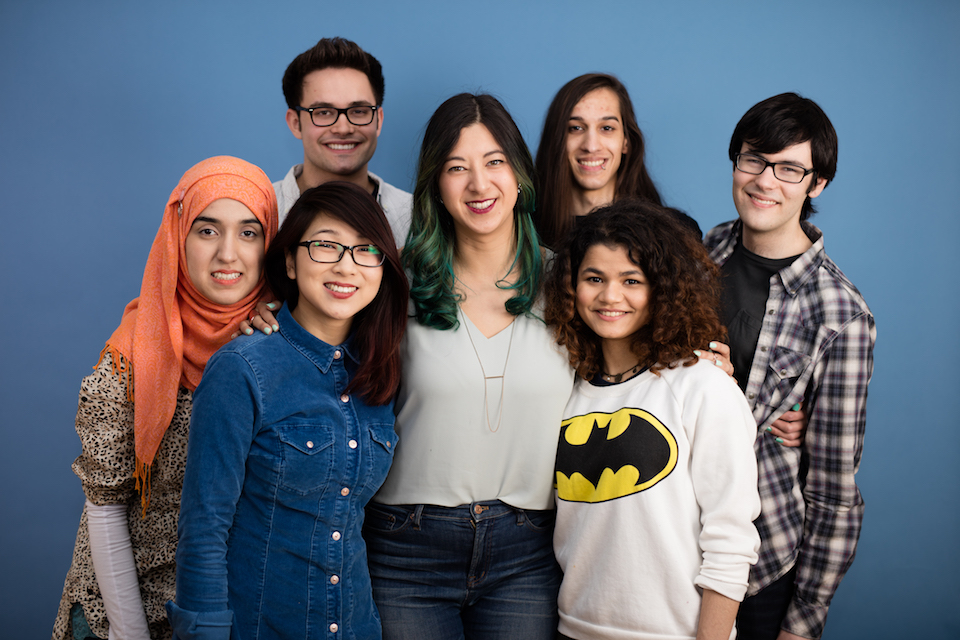
#> input picture OpenCV_3/123123.jpg, 960 x 640 px
$ python main.py
#> lines starting #> are read from the running program, lines starting #| are printed output that depends on the picture; after the words box and inside, x2 and y2 are one past the last pixel; in counts of white or black regions, pixels touching at a corner belong together
import cv2 as cv


face_det = cv.CascadeClassifier('haarcascade_frontalface_default.xml')

eye_det = cv.CascadeClassifier('haarcascade_eye.xml')

img = cv.imread("123123.jpg")
#> img is the input picture: shape (640, 960, 3); mean B, G, R 116.9, 104.6, 97.3

g_img = cv.cvtColor(img, cv.COLOR_BGR2GRAY)
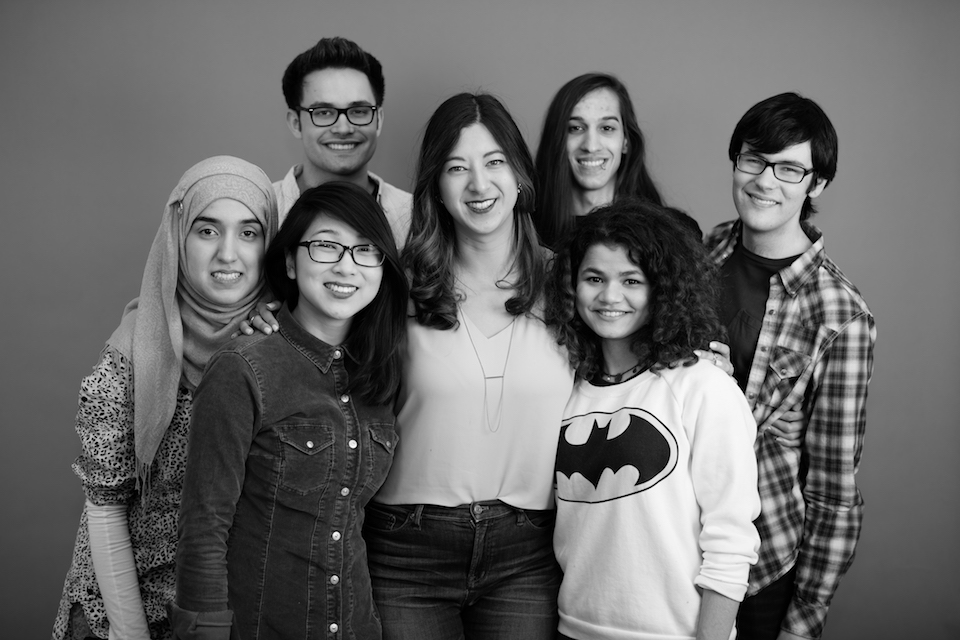
#> g_img: shape (640, 960); min 0, max 255, mean 103.8

list = face_det.detectMultiScale(g_img, 1.2, 4)
#> list = [[552, 98, 80, 80], [432, 132, 92, 92], [176, 194, 104, 104], [568, 246, 86, 86], [289, 71, 103, 103], [287, 211, 102, 102]]

for rect in list:
	x, y, w, h = rect
	point, size = (x, y), (x + w, y + h)
	eyes = eye_det.detectMultiScale(g_img[x:x + w, y:y + h], 1.001, 2)
	for eye_rect in eyes:
		x_e, y_e, w_e, h_e = eye_rect
		point_e, size_e = (x_e + x, y_e + y), (x_e + x + w_e, y_e + y + h_e)
		cv.rectangle(img, point_e, size_e, (255, 0, 0), thickness=1)
	cv.rectangle(img, point, size, (0, 255, 0), thickness=1)
#> this loop made 6 passes
#> (x, y, w, h, size) on passes 1, 2, 4, 6: (552, 98, 80, 80, (632, 178)), (432, 132, 92, 92, (524, 224)), (568, 246, 86, 86, (654, 332)), (287, 211, 102, 102, (389, 313))
#> (x, y, w, h, size, eyes) on passes 3, 5: (176, 194, 104, 104, (280, 298), [[3, 43, 25, 25], [40, 44, 26, 26]]), (289, 71, 103, 103, (392, 174), [[53, 7, 22, 22]])
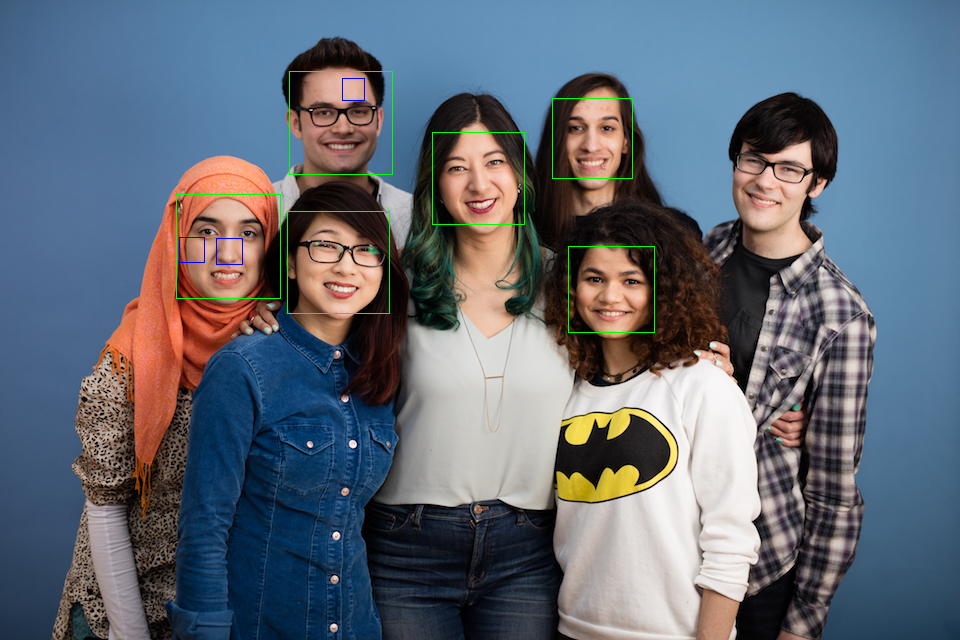
#> img: shape (640, 960, 3); 0.42% of pixels changed, all inside (x1, y1, x2, y2) = (176, 71, 655, 333)

cv.imshow("face", img)
cv.waitKey(0)
cv.destroyAllWindows()

$ run again, with OpenCV_3/Group-Shot.jpg copied over OpenCV_3/123123.jpg
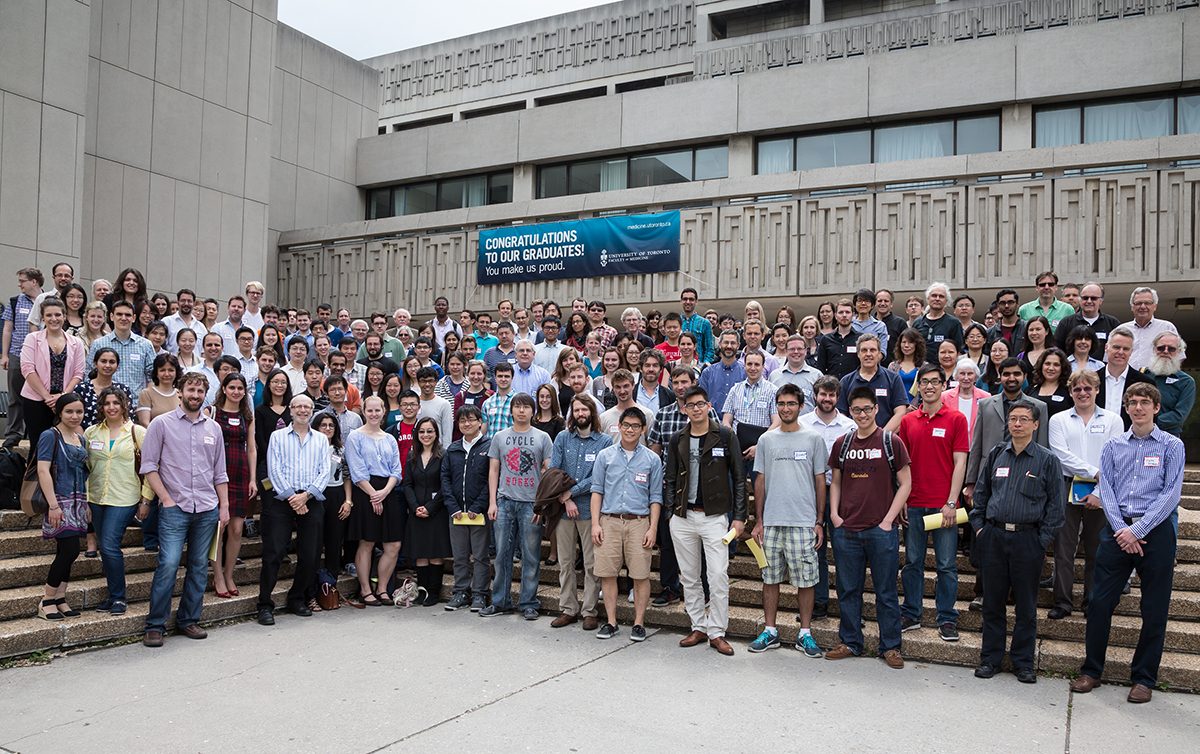
#> input picture OpenCV_3/Group-Shot.jpg, 1200 x 754 px
#> img is the input picture: shape (754, 1200, 3); mean B, G, R 128, 125.9, 129.3
#> `g_img = cv.cvtColor(img, cv.COLOR_BGR2GRAY)`:
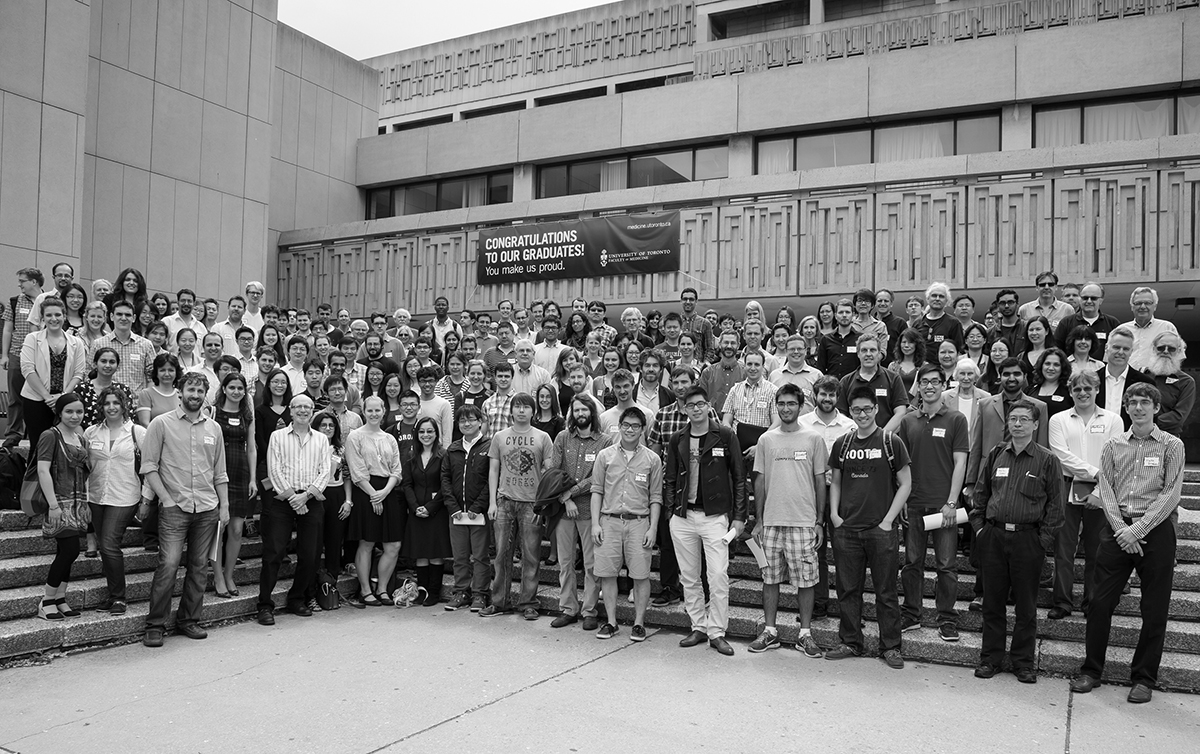
#> g_img: shape (754, 1200); min 0, max 255, mean 127.2
#> list = 25 rows, first 6: [1033, 274, 28, 28], [62, 287, 25, 25], [110, 304, 29, 29], [856, 340, 26, 26], [986, 340, 25, 25], [1108, 338, 27, 27]
#> the loop `for rect in list:` made 25 passes
#> (x, y, w, h, size) on passes 1 to 8: (1033, 274, 28, 28, (1061, 302)), (62, 287, 25, 25, (87, 312)), (110, 304, 29, 29, (139, 333)), (856, 340, 26, 26, (882, 366)), (986, 340, 25, 25, (1011, 365)), (1108, 338, 27, 27, (1135, 365)), (95, 351, 26, 26, (121, 377)), (1039, 355, 25, 25, (1064, 380))
#> after the loop `for rect in list:`:
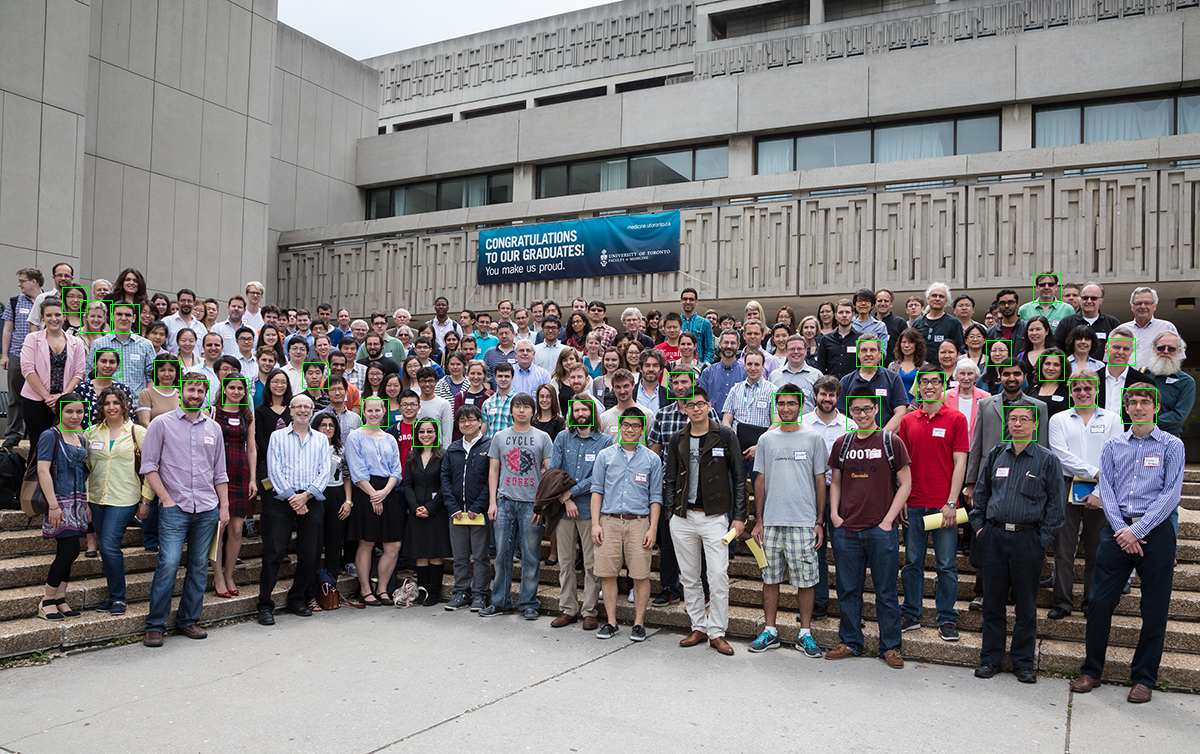
#> img: shape (754, 1200, 3); 0.31% of pixels changed, all inside (x1, y1, x2, y2) = (60, 274, 1157, 447)

$ run again, with OpenCV_3/solvay_conference.jpg copied over OpenCV_3/123123.jpg
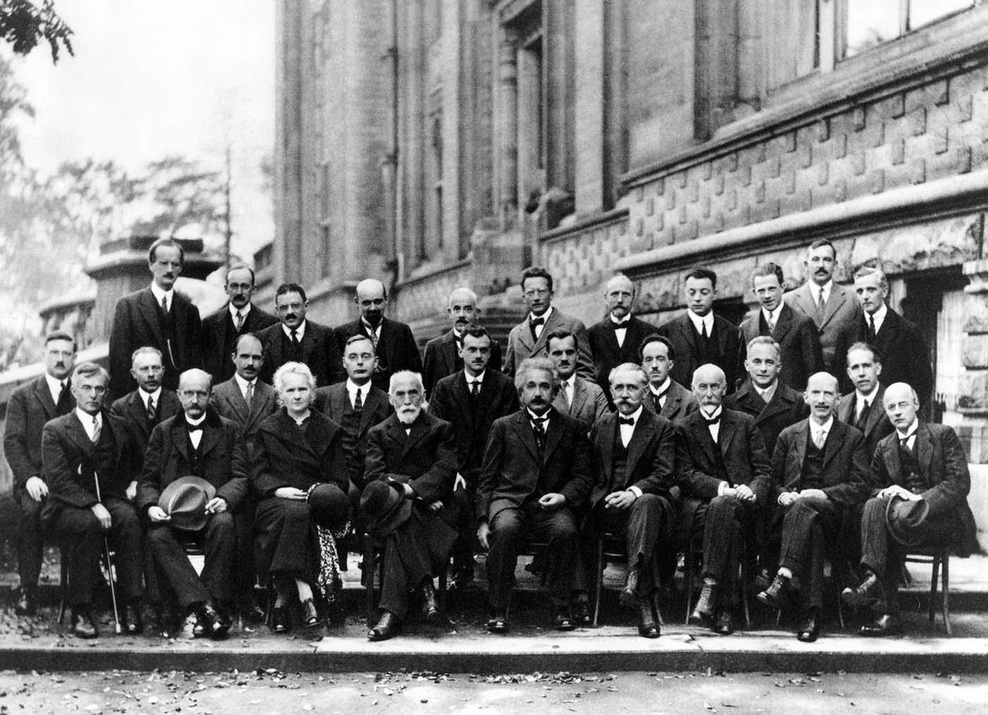
#> input picture OpenCV_3/solvay_conference.jpg, 988 x 715 px, shrunk from 1400 x 1013 before the run
#> img is the input picture: shape (715, 988, 3); mean B, G, R 119.3, 120.8, 119.8
#> list = 23 rows, first 6: [225, 275, 29, 29], [522, 281, 30, 30], [605, 282, 32, 32], [44, 341, 34, 34], [841, 349, 42, 42], [77, 376, 33, 33]
#> the loop `for rect in list:` made 23 passes
#> (x, y, w, h, size) on passes 1 to 8: (225, 275, 29, 29, (254, 304)), (522, 281, 30, 30, (552, 311)), (605, 282, 32, 32, (637, 314)), (44, 341, 34, 34, (78, 375)), (841, 349, 42, 42, (883, 391)), (77, 376, 33, 33, (110, 409)), (804, 246, 34, 34, (838, 280)), (681, 279, 36, 36, (717, 315))
#> after the loop `for rect in list:`:
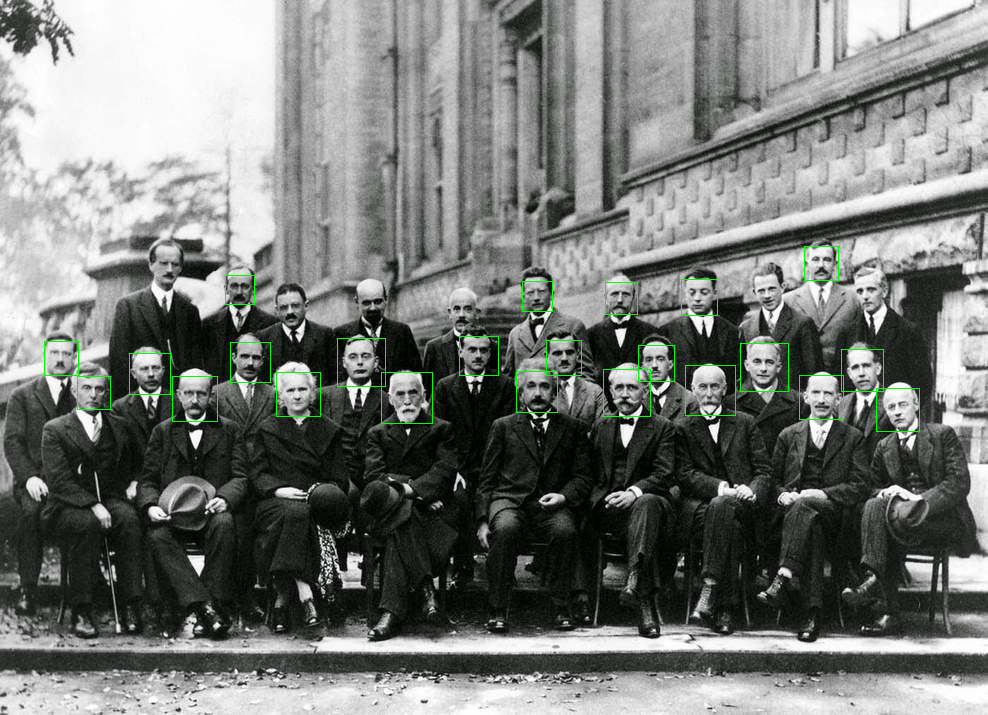
#> img: shape (715, 988, 3); 0.52% of pixels changed, all inside (x1, y1, x2, y2) = (44, 246, 920, 432)
